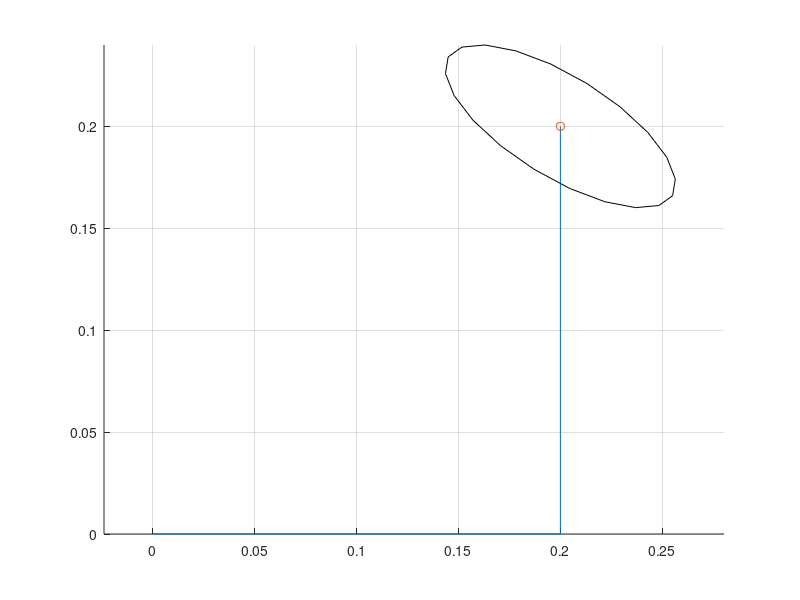

Write the MATLAB code that produced this figure.
%% Planar 2R robot manipulability

a1=0.2;
a2=0.2;

%% inverse kinematics

%desired end point location
xed=0.2;
yed=0.2;

%xed=0.0;
%yed=0.02;


%determine O3 location for inverse kinematics

p13=sqrt(xed^2+yed^2);

C2inv=(p13^2-a1^2-a2^2)/2/a1/a2;

C2=C2inv;

theta2invp=atan2(sqrt(1-((p13^2-a1^2-a2^2)/(2*a1*a2))^2),(p13^2-a1^2-a2^2)/(2*a1*a2));
theta2invm=-atan2(sqrt(1-((p13^2-a1^2-a2^2)/(2*a1*a2))^2),(p13^2-a1^2-a2^2)/(2*a1*a2));

theta2inv=theta2invp;% choose one
S2=sin(theta2inv);

tmp=inv([a1+a2*C2 -a2*S2;a2*S2 a1+a2*C2])*[xed;yed];

theta1inv=atan2(tmp(2),tmp(1))


%% plot inverse kinematics solution
theta1=theta1inv
theta2=theta2inv

S1=sin(theta1);
S12=sin(theta1+theta2);
S2=sin(theta2);
C1=cos(theta1);
C2=cos(theta2);
C12=cos(theta1+theta2);


%from manipulator geometries
xe=a1*C1+a2*C12;
ye=a1*S1+a2*S12;

figure(2)
hold on
plot([0 a1*C1 a1*C1+a2*C12],[0 a1*S1 a1*S1+S12*a2])
plot(xe,ye,'o');
axis equal
grid

%Jacobian
J=[-a1*S1-a2*S12 -a2*S12;a1*C1+a2*C12 a2*C12]


%%


m1=20;
m2=7;

L1=0.2;
L2=0.3;

Lg1=L1*0.1;
Lg2=L2*0.5; 

I1=m1*L1^2/12; %simple beam
I2=m2*L2^2/12; 

%Inertia matrix
M11=m1*Lg1^2+m2*(L1^2+Lg2^2+2*L1*Lg2*C2)+I1+I2;
M12=m2*(Lg2^2+L1*Lg2*C2)+I2;
M21=M12;
M22=m2*Lg2^2+I2;


M=[M11 M12;M21 M22];

%manipulability ellipsoid
[U,S,V] = svd(J);

u1=S(1,1)*U(:,1);
u2=S(2,2)*U(:,2);

scale=0.2;
tt=0:pi/10:2*pi;
me_v=u1*cos(tt)+u2*sin(tt);
plot(scale*me_v(1,:)+xe,scale*me_v(2,:)+ye,'k-');

%manipulating-force ellipsoid
% [U,S,V] = svd(J);
% 
% u1=1/S(1,1)*U(:,1);
% u2=1/S(2,2)*U(:,2);
% 
% scale=0.003;
% tt=0:pi/10:2*pi;
% fme_v=u1*cos(tt)+u2*sin(tt);
% plot(scale*fme_v(1,:)+xe,scale*fme_v(2,:)+ye,'r-');

%dynamic manipulability ellipsoid
% [U,S,V] = svd(J*M^-1);
% 
% u1=S(1,1)*U(:,1);
% u2=S(2,2)*U(:,2);
% 
% scale=0.05;
% tt=0:pi/10:2*pi;
% dme_v=u1*cos(tt)+u2*sin(tt);
% plot(scale*dme_v(1,:)+xe,scale*dme_v(2,:)+ye,'g-');
